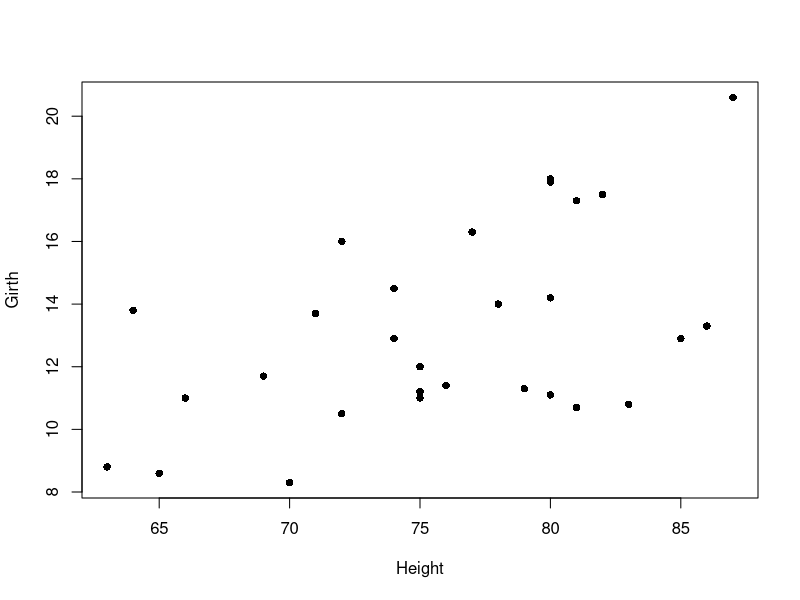
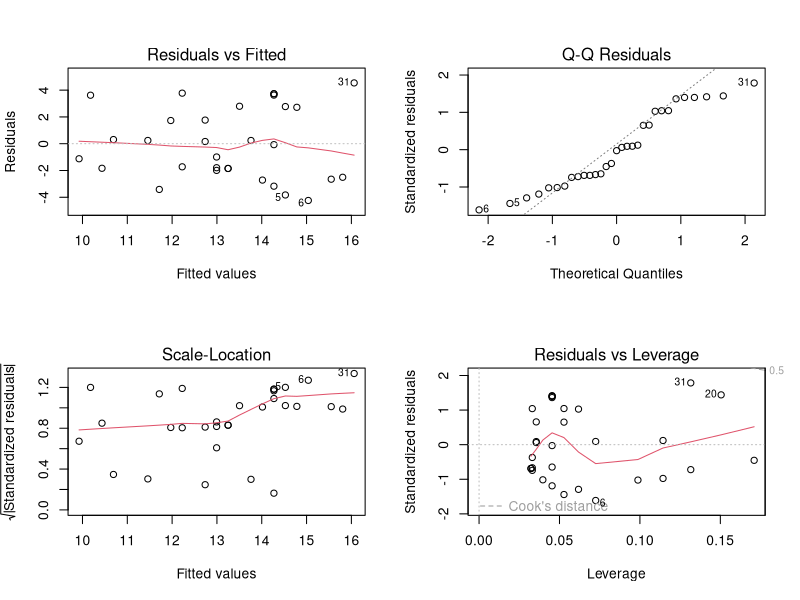
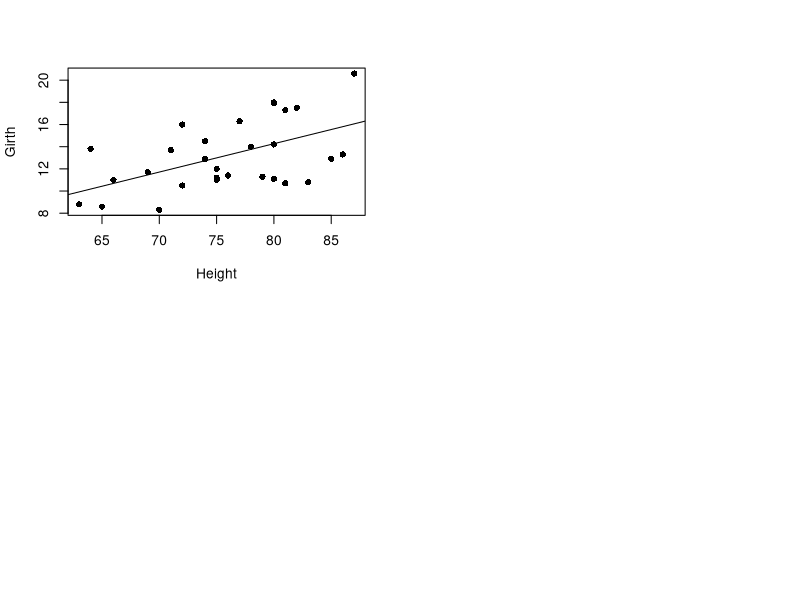
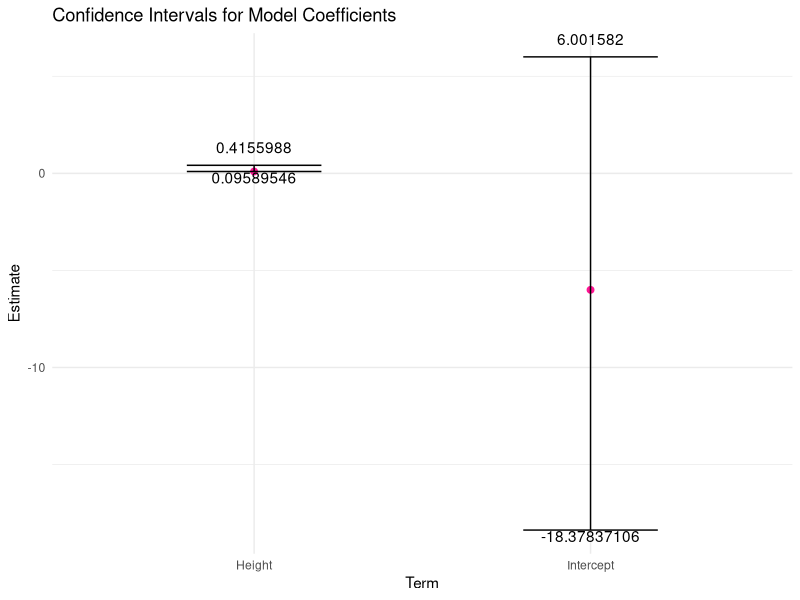
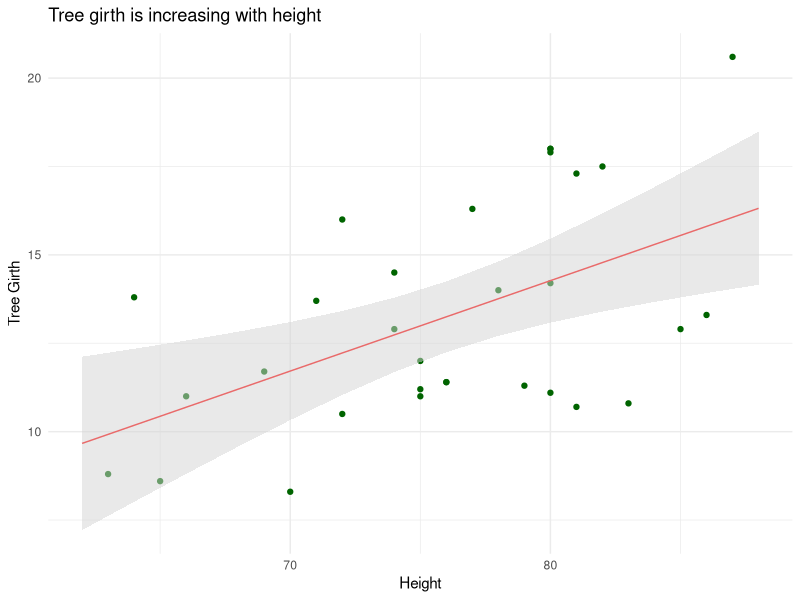
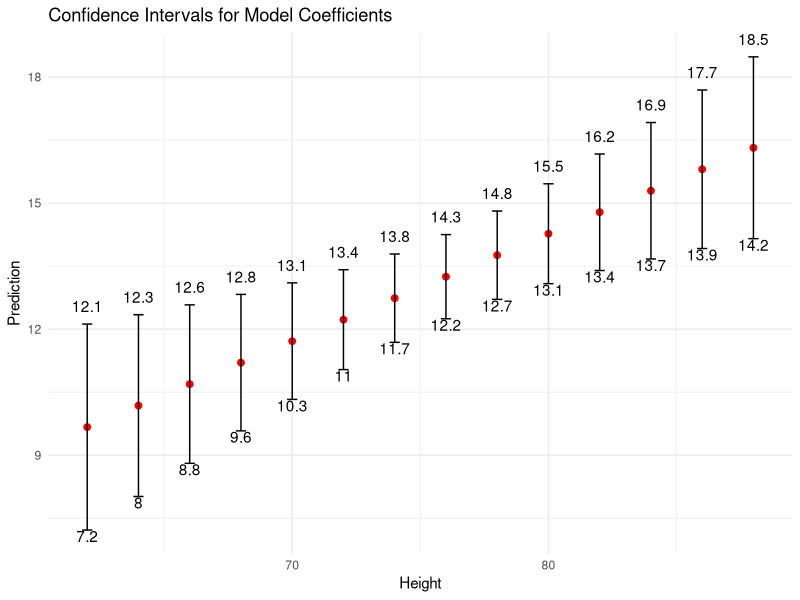
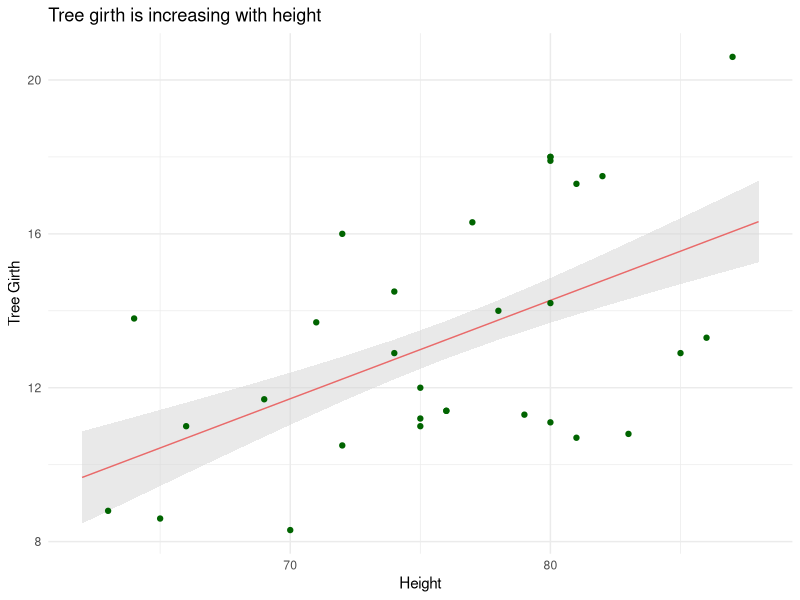

Source code (R) for these figures, in order: (Note: this script raises an error after producing the figures.)
# Tutorial draft
# We begin by taking a look at confidence intervals for a simple trees dataset
# Load packages ----
library(ggplot2)

# Loading data
data(trees)

# Build a linear model for trees  
plot(Girth ~ Height, data = trees, pch = 16)
model <- lm(Girth ~ Height, data = trees)
summary(model)
coef(model)

# Plot to check no violation of assumptions
par(mfrow = c(2,2))
plot(model)
# seems okay no clear violation!

plot(Girth ~ Height, data = trees, pch = 16)
abline(model)




# We will now find Confidence intervals for our model.
# R has a built in function to find confidence intervals, however we will manually find these intervals and then test against the function
# We need an understanding of how to find the mean, standard error, t-score, and margins of error
model <- lm(Girth ~ Height, data = trees)

# Learning how to construct a confidence interval in essential in ecology, as we often need to fully understand how to analyse a confidence interval.
# We will print the summary of our model then extract the relevant information
(sum_m <- summary(model))

# We extract the models coeeficients from the estimates in our summary 
model_est <- coef(model)
# We extract the standard errors
model_se <- sum_m$coefficients[, 2]  # the use of 2 takes us to the coeffecients then the 2nd column

# We now find our sample size
sample <- length(trees$Girth)

# We now find the degrees of freedom
# In a simple linear regression model with one predictor variable, 
# the degrees of freedom is calculated as n – 2, where n is the total number of observations.

degrees_freedom <- sample - 2 
degrees_freedom

# Calculate t-score for 95% confidence interval
# We use the qt function here!
alpha <- 0.05 # alpha is 0.05 for a 95% conf interval
score <- qt(p = alpha / 2, df = degrees_freedom, lower.tail = FALSE)

# Calculate margin of error for the coefficients
margin <- score * model_se

# Calculate the confidence intervals (lower and upper bounds)
lower_bounds <- model_est - margin
upper_bounds <- model_est + margin

# Print the confidence intervals
print(cbind(lower_bounds, upper_bounds))


# Compare to the built in r function!
confint(model, level=0.95)

# We will now learn to plot confidence intervals in R!

library(ggplot2)

# Model coefficients and confidence intervals into a data frame
coef_data <- data.frame(
  term = c("Intercept", "Height"),
  estimate = c(-6.0015820, 0.09589546),  # The point estimates of the coefficients
  lower = c(-18.37837106, 0.09589546),  # Lower bounds of the confidence intervals
  upper = c(6.0015820, 0.4155988)       # Upper bounds of the confidence intervals
)
coef_data
# Create the plot

# 95% conf intervals!!
ggplot(data = coef_data) +
  geom_point(aes(x = term, y = estimate), color = "deeppink", size = 2) +
  geom_errorbar(aes(x = term, ymin = lower, ymax = upper), width = 0.4, color = "black", size = 0.5)+
  geom_text(aes(x = term, y = lower, label = lower,  vjust = 1)) +
  geom_text(aes(x = term, y = upper, label = upper,  vjust = -1)) +
  theme_minimal() +
  labs(title = "Confidence Intervals for Model Coefficients",
       x = "Term", 
       y = "Estimate")
  
# Have a think, what kind of confidence intervals do we want?
# Narrow confidence intervals show more precision within a model.



library(ggeffects)  # install the package first if you haven't already, then load it

# We have seen how to model the coefficients and the confidence intervals, what about the data we predict?
# Often when working with data in ecology, we want to predict what our future model might look like
# So far, we have plotted confidence intervals for the model parameters - the intercept and slope
# You might be thinking but what about future predictions?
# Good question, lets find out!!

# R has a prediction function within the `ggeffects` package. We can find confidence levels in future predictions.

# Extract the prediction data frame
pred_m <- ggpredict(model, terms = c("Height"))  # this gives overall predictions for the Height
pred_m
print(pred_m, n=Inf)
# Plot the predictions 

ggplot() +
  geom_point(data = trees, aes(x = Height, y = Girth), color = "darkgreen") +
  geom_line(data = pred_m, aes(x = x, y = predicted), color = "red") +
  geom_ribbon(data = pred_m, aes(x = x, ymin = conf.low, ymax = conf.high), 
              fill = "lightgrey", alpha = 0.5) + # add the 95% confidence intervals 
  theme_minimal() +
  labs(x = "Height", y = "Tree Girth", 
       title = "Tree girth is increasing with height")  

# 95% conf intervals!!
ggplot(data = pred_m) +
  geom_point(aes(x = x, y = predicted), color = "red", size = 2) +
  geom_errorbar(aes(x = x, ymin = conf.low, ymax = conf.high), width = 0.4, color = "black", size = 0.5)+
  geom_text(aes(x = x, y = conf.low, label = round(conf.low, 1),  vjust = 1)) +
  geom_text(aes(x = x, y = conf.high, label = round(conf.high, 1),  vjust = -1)) +
  theme_minimal() +
  labs(title = "Confidence Intervals for Model Coefficients",
       x = "Height", 
       y = "Prediction")


# We notice that we have little data points within the `tree` data, hence, we might want to work with a larger
# data set for more accurate results.

(ggplot(pred_m) + 
    geom_line(aes(x = x, y = predicted), color = "red") +  # slope
    geom_ribbon(aes(x = x, ymin = predicted - std.error, ymax = predicted + std.error), 
                fill = "lightgrey", alpha = 0.5) +  # add the error band
    geom_point(data = trees,                      # adding the raw data 
               aes(x = Height, y = Girth), color = "darkgreen") + 
    labs(x = "Height", y = "Tree Girth", 
         title = "Tree girth is increasing with height") + 
    theme_minimal()
)

# We may now ask but what is the difference between a confidence interval and a prediction interval?
# Good question, lets find out!

# A prediction interval is less certain than a confidence interval. 
# A prediction interval predicts an individual number, whereas a confidence interval predicts the mean value

#create data frame with three new values for heigh
new_height <- data.frame(Height= c(90, 100, 110))

#use the fitted model to predict the value for Girth based on the three new values
#for height
predict(model, newdata = new_height)
# example: For a tree with tree height of 90, the predicted tree girth is 16.76 

# create the prediction intervals
predict(model, newdata = new_height, interval = "predict", level = 0.95)
# 95% prediction interval for Tree girth with a height of 90 is 10.58 to 22.93
# level has a default at 95%

# Plot the prediction intervals 
# use model to create prediction intervals
predictions <- predict(model, newdata = trees, interval = "predict", level = 0.95)

#create dataset that contains original data along with prediction intervals
combined <- cbind(data, predictions) # Add new column to combined

ggplot(combined, aes(x = Height, 
                     y = Girth)) + #define x and y axis variables
  geom_point() + #add raw data points
  stat_smooth(method = lm) + # Confidence intervals 
  geom_line(aes(y = lwr), col = "red", linetype = "dashed") + #lower prediction interval
  geom_line(aes(y = upr), col = "red", linetype = "dashed") #upper prediction interval

# What do we expect when we move to a 99% prediction interval?
